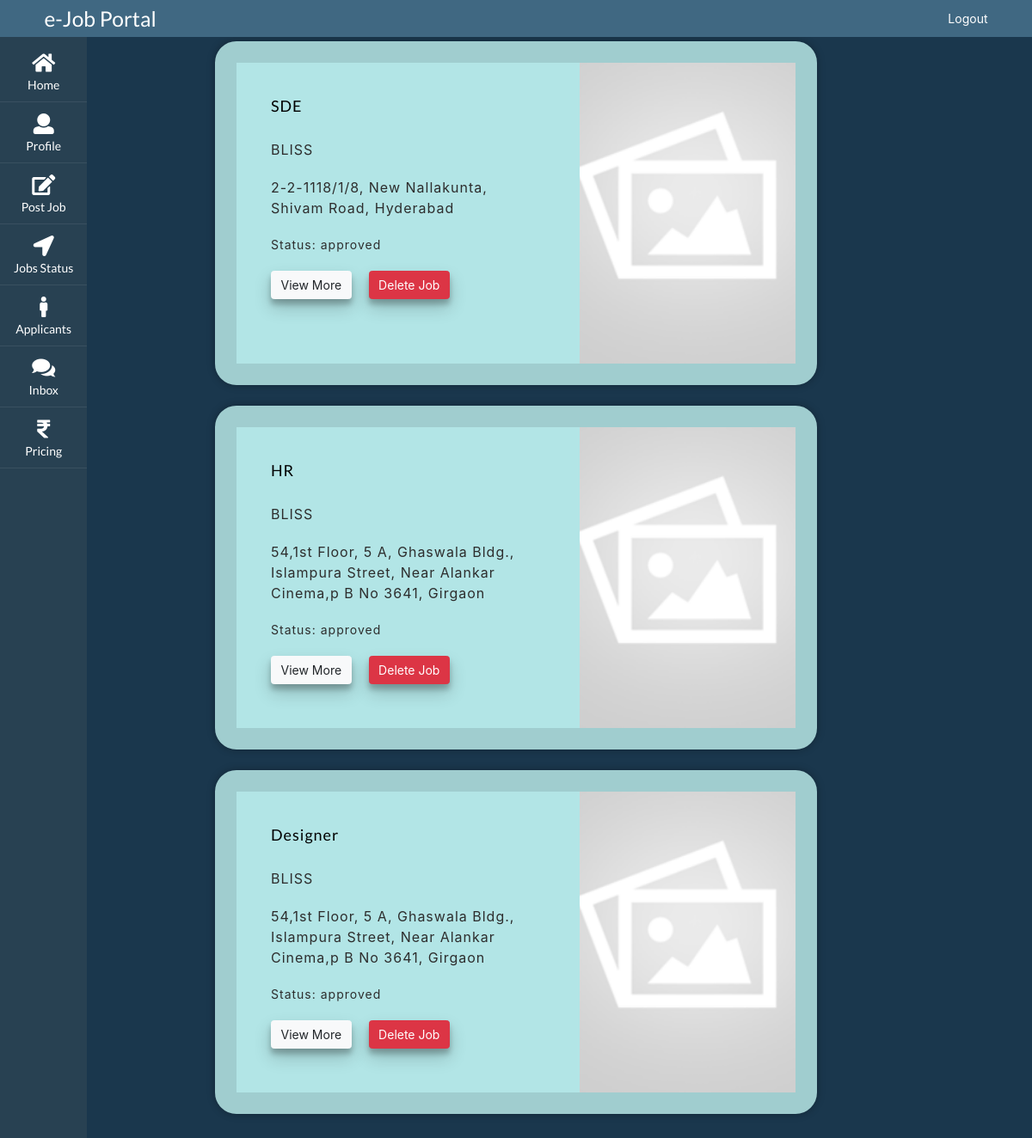
Screenshot of /employer/jobs-status/ (signed in) with the database file from the repository.
### employer/models.py (models this page shows)
class Job(models.Model):
  id = models.BigAutoField(primary_key=True)
  employer_id = models.ForeignKey(Employer, to_field='id', on_delete=models.CASCADE)
  title = models.CharField(max_length=150, null=False, blank=False)
  logo = models.ImageField(upload_to='', blank=True)
  company_name = models.CharField(max_length=300, null=False, blank=False)
  location = models.CharField(max_length=150, null=False, blank=False)
  about = models.CharField(max_length=3000, null=False, blank=False)
  qualifications = models.CharField(max_length=3000, blank=True)
  responsibility = models.CharField(max_length=3000, blank=True)
  experience = models.IntegerField(blank=True, null=True, default = 0)
  job_type = models.CharField(max_length=50, blank=True, choices=jobType)
  package = models.CharField(max_length=150, blank=True)
  skills = models.CharField(max_length=350, blank=True)
  status = models.CharField(max_length=50, default="pending", null=False, blank=False)

### employer/views.py (the view, shortened to what this page needs)
# urls.py: path('jobs-status/', employerJobStatus_view, name='employerJobStatus_view'),
@login_required
def employerJobStatus_view(request):
  if request.user.role == 'EMPLOYER':
    emp = Employer.objects.filter(user=request.user).first()
    jobs = Job.objects.filter(employer_id=emp.id)
    confirm = False
    confirmError = ''
    context = {
      'jobs': jobs,
      'confirm': confirm,
      'confirmError': confirmError
    }
    return render(request, 'emp-jobs-status.html', context)

### employer/templates/emp-jobs-status.html (shortened to what this page needs)
{% extends "base.html" %}
{% block content %}
<div class="page">
  <div class="page-box">
    {% for j in jobs %}
      <div class="empcard ">
        <div class="empcard-description">
          <h2 class="empcard-description-title">{{j.title}}</h2>
          <span class="empcard-description-subtitle">{{j.company_name}}</span>
          <span class="empcard-description-subtitle">{{j.location}}</span>
          <span class="empcard-description-skills">Status: {{j.status}}</span>
          <div class="empcard-btn-box">
            <button class="empcard-btn btn btn-light" onclick="viewEmp('mymodal{{forloop.counter0}}')">View More</button>
            <form action="" method="POST">
              <button class="empcard-btn btn btn-danger" type="submit" value="{{j.id}}" name="submit">Delete Job</button>
            </form>
          </div>
        </div>
        <div class="emp-card-img">
          {% if j.logo %}
            <img class="empcard-image" src={{j.logo.url}}>
          {% else %}
            <img class="empcard-image" src="/media/empty-img.png">
          {% endif %}
        </div>
      </div>
    {% endfor %}
  </div>
</div>
{% endblock %}

### static/style.css (style rules this page uses)
body { height: auto !important; }
.page { background: #1A374D; height: 100%; width: 100%; color: white; min-height: 100vh; }
.page-box { padding: 4vw 10vw; width: 100%; }
.empcard { display: flex; align-items: center; justify-content: space-between; width: 700px; height: 400px; position: relative; color: #2d2d2d; background-color: #b2e5e6; letter-spacing: 1px; border: 25px solid #a0cdcf; border-radius: 25px; overflow: hidden; box-shadow: 0 0 10px rgba(0, 0, 0, 0.3); margin: 0 auto; margin-bottom: 2vw; }
.empcard .empcard-description { display: flex; flex-direction: column; gap: 20px; padding: 40px; width: 100%; height: 100%; }
.empcard .empcard-description .empcard-description-title { color: black; font-size: 18px; }
.empcard .empcard-description .empcard-description-subtitle { display: block; font-size: 16px; }
.empcard .empcard-description .empcard-description-skills { display: block; font-size: 14px; cursor: pointer; }
.emp-card-img { width: 450px; height: 100%; }
.empcard-image { height: 100% !important; width: 100% !important; object-fit: cover !important; }
.empcard-btn-box { display: flex; gap: 20px; align-items: center; }
.empcard-btn-box form, .empcard-btn-box form button { height: 100%; }
.empcard-btn { box-shadow: 0 10px 20px rgba(0,0,0,0.19), 0 6px 6px rgba(0,0,0,0.23); }

### rows the page displays
Job: title "SDE", company_name "BLISS", location "2-2-1118/1/8, New Nallakunta, Shivam Road, Hyderabad", status "approved", {{ j.id }} 5 (drawn)
Job: title "HR", company_name "BLISS", location "54,1st Floor, 5 A, Ghaswala Bldg., Islampura Street, Near Alankar Cinema,p B No 3641, Girgaon", status "approved", {{ j.id }} 6 (drawn)
Job: title "Designer", company_name "BLISS", location "54,1st Floor, 5 A, Ghaswala Bldg., Islampura Street, Near Alankar Cinema,p B No 3641, Girgaon", status "approved", {{ j.id }} 9 (drawn)
